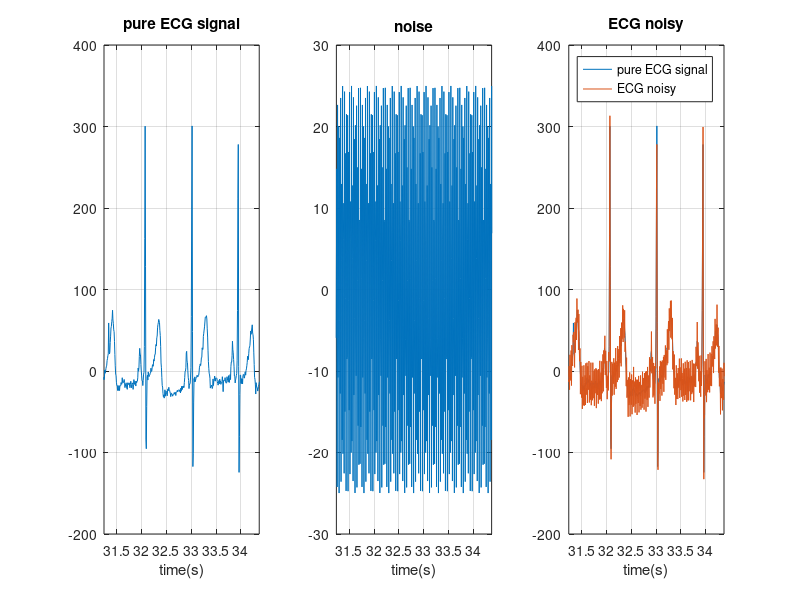

MATLAB code for this plot: (Note: this script raises an error after producing the figure.)
% HW3
% Amirreza Hatamipour
% 97101507
%% Section One
% Part 1-a
clc; clear; close all;
load('Q1/ECG.mat');
n = 0 : 1 : length(ecg_singal)-1;
A = 25;
F = 50;
Fs = 128;
M = 100;


X_n = A * sin( (F/(Fs/2))*pi * n + unifrnd(0,2*pi));
d = ecg_singal + X_n; 


figure()
subplot(1,3,1)
t1 = 0:1/Fs: length(ecg_singal)/Fs;
plot( t1(1:end-1) , ecg_singal)
%plot(ecg_singal)
%xlabel('sample(n)')
xlabel('time(s)')
grid on 
title('pure ECG signal')
xlim ([t1(4000) t1(4400)])
%xlim ([4000 4400])

subplot(1,3,2)
plot( t1(1:end-1) , X_n)
xlabel('time(s)')
grid on 
title('noise')
xlim ([t1(4000) t1(4400)])

subplot(1,3,3)
plot( t1(1:end-1) , ecg_singal)
hold on
plot( t1(1:end-1) ,d)
legend( 'pure ECG signal' , 'ECG noisy')
xlabel('time(s)')
grid on 
title('ECG noisy')
xlim ([t1(4000) t1(4400)])

% Adaptive filter
M= 200; 
A2 = 10;
X = A2 * sin( (F/(Fs/2))*pi * n + unifrnd(0,2*pi));
w0 = randn(M+1,1);
mu = 0.005;
[X2 , w_AF] = AdaptiveFilter(X,d,M,w0,mu);

RRMSE_before = RRMSE(ecg_singal,d)
RRMSE_after = RRMSE(ecg_singal,d - X2')
RRMSE_improvment = RRMSE_before - RRMSE_after



figure()
subplot(4,1,1)
t1 = 0:1/Fs: length(ecg_singal)/Fs;
plot( t1(1:end-1) , X)
%xlabel('sample(n)')
xlabel('time(s)')
grid on 
title('Primary signal')
xlim ([t1(4000) t1(4600)])

subplot(4,1,2)
plot( t1(1:end-1) , d)
xlabel('time(s)')
grid on 
title('Refrence signal')
xlim ([t1(4000) t1(4600)])

subplot(4,1,3)
plot( t1(1:end-1) , X2)
xlabel('time(s)')
grid on 
title('Estimated signal')
xlim ([t1(4000) t1(4600)])

subplot(4,1,4)
plot( t1(1:end-1) , d - X2')
xlabel('time(s)')
grid on 
title('Denoised signal')
xlim ([t1(4000) t1(4600)])

figure()
plot(t1(1:end-1) ,ecg_singal)
hold on
plot(t1(1:end-1) ,d - X2')
hold on
plot(t1(1:end-1) ,d)
xlim ([t1(4000) t1(4600)])
title('ECG signal in different stages')
xlabel('time(s)')
legend( 'pure ECG signal' , 'after denoising','ECG noisy')
grid on

%% Part 1-b
clear; clc; close all;
load('Q1/ECG.mat');
n = 0 : 1 : length(ecg_singal)-1;
Fs = 128;

figure()
subplot(3,1,1)
t1 = 0:1/Fs: length(ecg_singal)/Fs;
plot(t1(4663:4752) , ecg_singal(4663:4752))
title('one period')
xlabel('time(s)')
grid on

S = [];
for i = 1:21
    S = [S ecg_singal(4663:4752)];
end
shift = 90;
N = numel(S);


subplot(3,1,2)
t2 = 0:1/Fs: length(S)/Fs;
plot(t2(1:end-shift-1) , S(1,1:N-shift))
title('concatenate')
xlabel('time(s)')
grid on


X_n = 15*randn(1,N);
d = S + X_n ;

subplot(3,1,3)
plot(t2(1:end-shift-1) , S(1,1:N-shift))
hold on
plot(t2(1:end-shift-1) , d(1,1:N-shift) )
title('guassian noise')
xlabel('time(s)')
grid on
legend( 'pure ECG signal' ,'ECG noisy')

% Adaptive filter
S = S(1:end-shift);
M= 100; 


X = zeros(1,N-shift-1);
X =  d(shift+1:end);
d = d(1:end-shift);

w0 = randn(M+1,1);
mu = 0.05;
[X2 , w_AF] = AdaptiveFilter(X,d,M,w0,mu);

RRMSE_before = RRMSE(S,d)
RRMSE_after = RRMSE(S, X2')
RRMSE_improvment = RRMSE_before - RRMSE_after

figure()
subplot(5,1,1)
t1 = 0:1/Fs: length(S)/Fs;
plot( t1(1:end-1) , X)
xlabel('time(s)')
grid on 
title('Primary signal')
xlim ([t1(180) t1(630)])

subplot(5,1,2)
plot( t1(1:end-1) , d)
xlabel('time(s)')
grid on 
title('Refrence signal')
xlim ([t1(180) t1(630)])

subplot(5,1,3)
plot( t1(1:end-1) , X2)
xlabel('time(s)')
grid on 
title('Estimated signal')
xlim ([t1(180) t1(630)])

subplot(5,1,4)
plot( t1(1:end-1) , X_n(1,1:N-shift))
xlabel('time(s)')
grid on 
title('Guassian noise')
xlim ([t1(180) t1(630)])

subplot(5,1,5)
plot( t1(1:end-1) , d - X2')
xlabel('time(s)')
grid on 
title('Estimated noise after denoising: d-S_h')
xlim ([t1(180) t1(630)])

figure()
plot(t1(1:end-1) ,S)
hold on
plot(t1(1:end-1) , X2')
hold on
plot(t1(1:end-1) ,d)
xlim ([t1(180) t1(540)])
title('ECG signal in different stages')
xlabel('time(s)')
legend( 'pure ECG signal' , 'after denoising','ECG noisy')
grid on


%% Part 1-c
clear; clc; close all;
load('Q1/ECG.mat');
n = 0 : 1 : length(ecg_singal)-1;
Fs = 128;

figure()

shift = 90;
N = numel(ecg_singal);


subplot(2,1,1)
t2 = 0:1/Fs: length(ecg_singal)/Fs;
plot(t2(1:end-shift-1) , ecg_singal(1,1:N-shift))
title('Signal')
xlabel('time(s)')
grid on
xlim ([t2(4000) t2(4800)])


X_n = 15*randn(1,N);
d = ecg_singal + X_n ;

subplot(2,1,2)
plot(t2(1:end-shift-1) , ecg_singal(1,1:N-shift))
hold on
plot(t2(1:end-shift-1) , d(1,1:N-shift) )
title('guassian noise')
xlabel('time(s)')
grid on
legend( 'pure ECG signal' ,'ECG noisy')
xlim ([t2(4000) t2(4800)])

% Adaptive filter
ecg_singal = ecg_singal(1:end-shift);
M= 100; 


X = zeros(1,N-shift-1);
X =  d(shift+1:end);
d = d(1:end-shift);

w0 = randn(M+1,1);
mu = 0.05;
[X2 , w_AF] = AdaptiveFilter(X,d,M,w0,mu);

RRMSE_before = RRMSE(ecg_singal,d)
RRMSE_after = RRMSE(ecg_singal, X2')
RRMSE_improvment = RRMSE_before - RRMSE_after

figure()
subplot(5,1,1)
t1 = 0:1/Fs: length(ecg_singal)/Fs;
plot( t1(1:end-1) , X)
xlabel('time(s)')
grid on 
title('Primary signal')
xlim ([t2(4000) t2(4800)])

subplot(5,1,2)
plot( t1(1:end-1) , d)
xlabel('time(s)')
grid on 
title('Refrence signal')
xlim ([t2(4000) t2(4800)])

subplot(5,1,3)
plot( t1(1:end-1) , X2)
xlabel('time(s)')
grid on 
title('Estimated signal')
xlim ([t2(4000) t2(4800)])

subplot(5,1,4)
plot( t1(1:end-1) , X_n(1,1:N-shift))
xlabel('time(s)')
grid on 
title('Guassian noise')
xlim ([t2(4000) t2(4800)])

subplot(5,1,5)
plot( t1(1:end-1) , d - X2')
xlabel('time(s)')
grid on 
title('Estimated noise after denoising: d-S_h')
xlim ([t2(4000) t2(4800)])

figure()
plot(t1(1:end-1) ,ecg_singal)
hold on
plot(t1(1:end-1) , X2')
hold on
plot(t1(1:end-1) ,d)
xlim ([t2(4000) t2(4800)])
title('ECG signal in different stages')
xlabel('time(s)')
legend( 'pure ECG signal' , 'after denoising','ECG noisy')
grid on


%% ############## Section two ##############
clear; clc; close all;
load('Q2/Normal.mat');
load('Q2/PVC.mat');
load('Q2/PVC1.mat');
load('Q2/tinv.mat');

figure()
subplot(2,2,1)
plot(ecg_signal)
xlabel('Sample(n)')
grid on 
title('ECG Signal')

subplot(2,2,2)
plot(PVC)
xlabel('Sample(n)')
grid on 
title('PVC')

subplot(2,2,3)
plot(PVC1)
xlabel('Sample(n)')
grid on 
title('PVC1')

subplot(2,2,4)
plot(tinv)
xlabel('Sample(n)')
grid on 
title('tinv')
% min phase
% normal signal
[y_ecg,y_min_ecg] = rceps(ecg_signal);
[y_min_hat_ecg,nd_min_ecg] = cceps(y_min_ecg);
[y_hat_ecg,nd_ecg] = cceps(ecg_signal);
y_max_ecg = icceps(y_hat_ecg - y_min_hat_ecg,nd_ecg);
y_recon_ecg = conv(y_min_ecg,y_max_ecg);

figure()
subplot(4,3,1)
plot(ecg_signal)
xlabel('Sample(n)')
grid on 
title('ECG Signal')

subplot(4,3,2)
plot(y_min_ecg)
xlabel('Sample(n)')
grid on 
title('Min phase part of normal signal')

subplot(4,3,3)
plot(y_max_ecg)
xlabel('Sample(n)')
grid on 
title('Max phase part of normal signal')

%PVC
[y_PVC,y_min_PVC] = rceps(PVC);
[y_min_hat_PVC,nd_min_PVC] = cceps(y_min_PVC);
[y_hat_PVC,nd_PVC] = cceps(PVC);
y_max_PVC = icceps(y_hat_PVC - y_min_hat_PVC,nd_PVC);
y_recon_PVC = conv(y_min_PVC,y_max_PVC);


subplot(4,3,4)
plot(PVC)
xlabel('Sample(n)')
grid on 
title('PVC Signal')

subplot(4,3,5)
plot(y_min_PVC)
xlabel('Sample(n)')
grid on 
title('Min phase part of PVC signal')

subplot(4,3,6)
plot(y_max_PVC)
xlabel('Sample(n)')
grid on 
title('Max phase part of PVC signal')


%PVC1

[y_PVC1,y_min_PVC1] = rceps(PVC1);
[y_min_hat_PVC1,nd_min_PVC1] = cceps(y_min_PVC1);
[y_hat_PVC1,nd_PVC1] = cceps(PVC1);
y_max_PVC1 = icceps(y_hat_PVC1 - y_min_hat_PVC1 , nd_PVC1);
y_recon_PVC1 = conv(y_min_PVC1,y_max_PVC1);


subplot(4,3,7)
plot(PVC1)
xlabel('Sample(n)')
grid on 
title('PVC1 Signal')

subplot(4,3,8)
plot(y_min_PVC1)
xlabel('Sample(n)')
grid on 
title('Min phase part of PVC1 signal')

subplot(4,3,9)
plot(y_max_PVC1)
xlabel('Sample(n)')
grid on 
title('Max phase part of PVC1 signal')


%tinv

[y_tinv,y_min_tinv] = rceps(tinv);
[y_min_hat_tinv,nd_min_tinv] = cceps(y_min_tinv);
[y_hat_tinv,nd_tinv] = cceps(tinv);
y_max_tinv = icceps(y_hat_tinv - y_min_hat_tinv , nd_tinv);
y_recon_tinv = conv(y_min_tinv,y_max_tinv);


subplot(4,3,10)
plot(tinv)
xlabel('Sample(n)')
grid on 
title('tinv Signal')

subplot(4,3,11)
plot(y_min_tinv)
xlabel('Sample(n)')
grid on 
title('Min phase part of tinv signal')

subplot(4,3,12)
plot(y_max_tinv)
xlabel('Sample(n)')
grid on 
title('Max phase part of tinv signal')


figure()
subplot(4,2,1)
plot(ecg_signal)
xlabel('Sample(n)')
grid on 
title('orginal ECG Signal')

subplot(4,2,2)
plot(y_recon_ecg(1,1:length(ecg_signal)))
xlabel('Sample(n)')
grid on 
title('reconstruction ECG Signal: Xmin * Xmax')

subplot(4,2,3)
plot(PVC)
xlabel('Sample(n)')
grid on 
title('orginal PVC Signal')

subplot(4,2,4)
plot(y_recon_PVC(1,1:length(PVC)))
xlabel('Sample(n)')
grid on 
title('reconstruction PVC Signal: Xmin * Xmax')

subplot(4,2,5)
plot(PVC1)
xlabel('Sample(n)')
grid on 
title('orginal PVC1 Signal')

subplot(4,2,6)
plot(y_recon_PVC1(1,1:length(PVC1)))
xlabel('Sample(n)')
grid on 
title('reconstruction PVC1 Signal: Xmin * Xmax')

subplot(4,2,7)
plot(tinv)
xlabel('Sample(n)')
grid on 
title('orginal tinv Signal')

subplot(4,2,8)
plot(y_recon_tinv(1,1:length(tinv)))
xlabel('Sample(n)')
grid on 
title('reconstruction tinv Signal: Xmin * Xmax')

%% ############## Section three ##############
% part 3-a

clear; clc; close all;
load('Q3/train_recording.mat');
load('Q3/train_annotations.mat');

figure()
for i = 1:4
    subplot(2,2,i)
    plot(train_recordings{i})
    hold on
    plot(20*train_annotations{i,1},train_recordings{i}(20*train_annotations{i,1}),'r*')
    labels = {'S1'};
    text(20*train_annotations{i,1},train_recordings{i}(20*train_annotations{i,1}),labels,'VerticalAlignment','bottom','HorizontalAlignment','right')
    hold on
    plot(20*train_annotations{i,2},train_recordings{i}(20*train_annotations{i,2}),'g*')
    labels = {'S2'};
    text(20*train_annotations{i,2},train_recordings{i}(20*train_annotations{i,2}),labels,'VerticalAlignment','bottom','HorizontalAlignment','right')
    grid on
    xlim([0 2000])
    title( [ ' ECG',num2str(i)])
    xlabel('Sample(n)')

end
%% part 3-b
load('Q3/PCG_Features_all.mat');
load('Q3/PCG_states_all.mat');
PCG_Features = PCG_Features_all;
PCG_states = PCG_states_all;
%% part 3-c
% class 1 vs class 2,3,4
all_class = 1:1:length(PCG_states);
class1_indices = find(PCG_states == 1);
class2_indices = setdiff(all_class,class1_indices)';

% fisher
for i=1:4
    u1 = mean(PCG_Features(class1_indices,i)) ;
    S1 = var(PCG_Features(class1_indices,i));
    u2 = mean(PCG_Features(class2_indices,i)) ;
    S2 = var(PCG_Features(class2_indices,i));
    Sw = S1+S2 ;
    u0 = mean(PCG_Features(:,i)) ; 
    Sb = (u1-u0)^2 + (u2-u0)^2 ;
    J(i) = Sb/Sw ;
end
J

subplot(3,2,1)
plot(PCG_Features(class1_indices,1),PCG_Features(class1_indices,2),'r*')
hold on 
plot(PCG_Features(class2_indices,1),PCG_Features(class2_indices,2),'g*')
legend('class1','class2,3,4')
xlabel('Feature 1')
ylabel('Feature 2')
grid on 
title('Feature 1 & 2')

subplot(3,2,2)
plot(PCG_Features(class1_indices,1),PCG_Features(class1_indices,3),'r*')
hold on 
plot(PCG_Features(class2_indices,1),PCG_Features(class2_indices,3),'g*')
legend('class1','class2,3,4')
xlabel('Feature 1')
ylabel('Feature 3')
grid on 
title('Feature 1 & 3')

subplot(3,2,3)
plot(PCG_Features(class1_indices,1),PCG_Features(class1_indices,4),'r*')
hold on 
plot(PCG_Features(class2_indices,1),PCG_Features(class2_indices,4),'g*')
legend('class1','class2,3,4')
xlabel('Feature 1')
ylabel('Feature 4')
grid on 
title('Feature 1 & 4')

subplot(3,2,4)
plot(PCG_Features(class1_indices,2),PCG_Features(class1_indices,3),'r*')
hold on 
plot(PCG_Features(class2_indices,2),PCG_Features(class2_indices,3),'g*')
legend('class1','class2,3,4')
xlabel('Feature 2')
ylabel('Feature 3')
grid on 
title('Feature 2 & 3')

subplot(3,2,5)
plot(PCG_Features(class1_indices,2),PCG_Features(class1_indices,4),'r*')
hold on 
plot(PCG_Features(class2_indices,2),PCG_Features(class2_indices,4),'g*')
legend('class1','class2,3,4')
xlabel('Feature 2')
ylabel('Feature 4')
grid on 
title('Feature 2 & 4')

subplot(3,2,6)
plot(PCG_Features(class1_indices,3),PCG_Features(class1_indices,4),'r*')
hold on 
plot(PCG_Features(class2_indices,3),PCG_Features(class2_indices,4),'g*')
legend('class1','class2,3,4')
xlabel('Feature 3')
ylabel('Feature 4')
grid on 
title('Feature 3 & 4')
sgtitle('class 1 v.s. class 2,3,4')

% classifier 
mx1_1 = mean(PCG_Features(class1_indices,1)); %mean_feature1_class1
my1_1 = mean(PCG_Features(class1_indices,2)); %mean_feature2_class1

mx2 = mean(PCG_Features(class2_indices,1)); %mean_feature1_class2
my2 = mean(PCG_Features(class2_indices,2)); %mean_feature2_class2

figure()
plot(PCG_Features(class1_indices,1),PCG_Features(class1_indices,2),'r*')
hold on 
plot(PCG_Features(class2_indices,1),PCG_Features(class2_indices,2),'g*')
xlabel('Feature 1')
ylabel('Feature 2')
grid on 
title('class 1 v.s. class 2,3,4  , Feature 1 & 2')
hold on
plot([mx1_1 mx2],[my1_1 my2],'s',...
    'MarkerSize',10,'MarkerEdgeColor','b','MarkerFaceColor',[0.5,0.5,0.5])
hold on
labels = {'mu_1','mu_2'};
text([mx1_1 mx2],[my1_1 my2] ,labels,...
    'VerticalAlignment','bottom','HorizontalAlignment','right')
a = (my2 - my1_1) / (mx2 - mx1_1);
a_1 = - 1/a;
b_1 = (my2 + my1_1) /2 - a_1 * (mx2 + mx1_1) /2 ;
x = -2:0.001:5;
hold on
plot( x, a_1*x+b_1,'--','LineWidth' ,2)
ylim([min(PCG_Features(:,2)) max(PCG_Features(:,2))])
legend('class1','class2,3,4','mean of classes','classifier')

%% class 2 vs class 1,3,4
clc; close all
all_class = 1:1:length(PCG_states);
class1_indices = find(PCG_states==2);
class2_indices = setdiff(all_class,class1_indices)';

% fisher
for i=1:4
    u1 = mean(PCG_Features(class1_indices,i)) ;
    S1 = var(PCG_Features(class1_indices,i));
    u2 = mean(PCG_Features(class2_indices,i)) ;
    S2 = var(PCG_Features(class2_indices,i));
    Sw = S1+S2 ;
    u0 = mean(PCG_Features(:,i)) ; 
    Sb = (u1-u0)^2 + (u2-u0)^2 ;
    J(i) = Sb/Sw ;
end
J

subplot(3,2,1)
plot(PCG_Features(class1_indices,1),PCG_Features(class1_indices,2),'r*')
hold on 
plot(PCG_Features(class2_indices,1),PCG_Features(class2_indices,2),'g*')
legend('class2','class1,3,4')
xlabel('Feature 1')
ylabel('Feature 2')
grid on 
title('Feature 1 & 2')

subplot(3,2,2)
plot(PCG_Features(class1_indices,1),PCG_Features(class1_indices,3),'r*')
hold on 
plot(PCG_Features(class2_indices,1),PCG_Features(class2_indices,3),'g*')
legend('class2','class1,3,4')
xlabel('Feature 1')
ylabel('Feature 3')
grid on 
title('Feature 1 & 3')

subplot(3,2,3)
plot(PCG_Features(class1_indices,1),PCG_Features(class1_indices,4),'r*')
hold on 
plot(PCG_Features(class2_indices,1),PCG_Features(class2_indices,4),'g*')
legend('class2','class1,3,4')
xlabel('Feature 1')
ylabel('Feature 4')
grid on 
title('Feature 1 & 4')

subplot(3,2,4)
plot(PCG_Features(class1_indices,2),PCG_Features(class1_indices,3),'r*')
hold on 
plot(PCG_Features(class2_indices,2),PCG_Features(class2_indices,3),'g*')
legend('class2','class1,3,4')
xlabel('Feature 2')
ylabel('Feature 3')
grid on 
title('Feature 2 & 3')

subplot(3,2,5)
plot(PCG_Features(class1_indices,2),PCG_Features(class1_indices,4),'r*')
hold on 
plot(PCG_Features(class2_indices,2),PCG_Features(class2_indices,4),'g*')
legend('class2','class1,3,4')
xlabel('Feature 2')
ylabel('Feature 4')
grid on 
title('Feature 2 & 4')

subplot(3,2,6)
plot(PCG_Features(class1_indices,3),PCG_Features(class1_indices,4),'r*')
hold on 
plot(PCG_Features(class2_indices,3),PCG_Features(class2_indices,4),'g*')
legend('class2','class1,3,4')
xlabel('Feature 3')
ylabel('Feature 4')
grid on 
title('Feature 3 & 4')
sgtitle('class 2 v.s. class 1,3,4')
%
mx1_2 = mean(PCG_Features(class1_indices,1)); %mean_feature1_class1
my1_2 = mean(PCG_Features(class1_indices,2)); %mean_feature2_class1

mx2 = mean(PCG_Features(class2_indices,1)); %mean_feature1_class2
my2 = mean(PCG_Features(class2_indices,2)); %mean_feature2_class2

figure()
plot(PCG_Features(class1_indices,1),PCG_Features(class1_indices,2),'r*')
hold on 
plot(PCG_Features(class2_indices,1),PCG_Features(class2_indices,2),'g*')
xlabel('Feature 1')
ylabel('Feature 2')
grid on 
title('class 2 v.s. class 1,3,4  , Feature 1 & 2')
hold on
plot([mx1_2 mx2],[my1_2 my2],'s',...
    'MarkerSize',10,'MarkerEdgeColor','b','MarkerFaceColor',[0.5,0.5,0.5])
hold on
labels = {'mu_1','mu_2'};
text([mx1_2 mx2],[my1_2 my2] ,labels,...
    'VerticalAlignment','bottom','HorizontalAlignment','right')
a = (my2 - my1_2) / (mx2 - mx1_2);
a_2 = - 1/a;
b_2 = (my2 + my1_2) /2 - a_2 * (mx2 + mx1_2) /2 ;
x = -2:0.001:5;
hold on
plot( x, a_2*x+b_2,'--','LineWidth' ,2)
ylim([min(PCG_Features(:,2)) max(PCG_Features(:,2))])
legend('class2','class 1,3,4','mean of classes','classifier')

%% class 3 vs class 1,2,4
clc; close all
all_class = 1:1:length(PCG_states);
class1_indices = find(PCG_states==3);
class2_indices = setdiff(all_class,class1_indices)';

% fisher
for i=1:4
    u1 = mean(PCG_Features(class1_indices,i)) ;
    S1 = var(PCG_Features(class1_indices,i));
    u2 = mean(PCG_Features(class2_indices,i)) ;
    S2 = var(PCG_Features(class2_indices,i));
    Sw = S1+S2 ;
    u0 = mean(PCG_Features(:,i)) ; 
    Sb = (u1-u0)^2 + (u2-u0)^2 ;
    J(i) = Sb/Sw ;
end
J

subplot(3,2,1)
plot(PCG_Features(class1_indices,1),PCG_Features(class1_indices,2),'r*')
hold on 
plot(PCG_Features(class2_indices,1),PCG_Features(class2_indices,2),'g*')
legend('class 3','class 1,2,4')
xlabel('Feature 1')
ylabel('Feature 2')
grid on 
title('Feature 1 & 2')

subplot(3,2,2)
plot(PCG_Features(class1_indices,1),PCG_Features(class1_indices,3),'r*')
hold on 
plot(PCG_Features(class2_indices,1),PCG_Features(class2_indices,3),'g*')
legend('class 3','class 1,2,4')
xlabel('Feature 1')
ylabel('Feature 3')
grid on 
title('Feature 1 & 3')

subplot(3,2,3)
plot(PCG_Features(class1_indices,1),PCG_Features(class1_indices,4),'r*')
hold on 
plot(PCG_Features(class2_indices,1),PCG_Features(class2_indices,4),'g*')
legend('class 3','class 1,2,4')
xlabel('Feature 1')
ylabel('Feature 4')
grid on 
title('Feature 1 & 4')

subplot(3,2,4)
plot(PCG_Features(class1_indices,2),PCG_Features(class1_indices,3),'r*')
hold on 
plot(PCG_Features(class2_indices,2),PCG_Features(class2_indices,3),'g*')
legend('class 3','class 1,2,4')
xlabel('Feature 2')
ylabel('Feature 3')
grid on 
title('Feature 2 & 3')

subplot(3,2,5)
plot(PCG_Features(class1_indices,2),PCG_Features(class1_indices,4),'r*')
hold on 
plot(PCG_Features(class2_indices,2),PCG_Features(class2_indices,4),'g*')
legend('class 3','class 1,2,4')
xlabel('Feature 2')
ylabel('Feature 4')
grid on 
title('Feature 2 & 4')

subplot(3,2,6)
plot(PCG_Features(class1_indices,3),PCG_Features(class1_indices,4),'r*')
hold on 
plot(PCG_Features(class2_indices,3),PCG_Features(class2_indices,4),'g*')
legend('class 3','class 1,2,4')
xlabel('Feature 3')
ylabel('Feature 4')
grid on 
title('Feature 3 & 4')
sgtitle('class 3 v.s. class 1,2,4')
%
mx1_3 = mean(PCG_Features(class1_indices,1)); %mean_feature1_class1
my1_3 = mean(PCG_Features(class1_indices,2)); %mean_feature2_class1

mx2 = mean(PCG_Features(class2_indices,1)); %mean_feature1_class2
my2 = mean(PCG_Features(class2_indices,2)); %mean_feature2_class2

figure()
plot(PCG_Features(class1_indices,1),PCG_Features(class1_indices,2),'r*')
hold on 
plot(PCG_Features(class2_indices,1),PCG_Features(class2_indices,2),'g*')
xlabel('Feature 1')
ylabel('Feature 2')
grid on 
title('class 3 v.s. class 1,2,4  , Feature 1 & 2')
hold on
plot([mx1_3 mx2],[my1_3 my2],'s',...
    'MarkerSize',10,'MarkerEdgeColor','b','MarkerFaceColor',[0.5,0.5,0.5])
hold on
labels = {'mu_1','mu_2'};
text([mx1_3 mx2],[my1_3 my2] ,labels,...
    'VerticalAlignment','bottom','HorizontalAlignment','right')
a = (my2 - my1_3) / (mx2 - mx1_3);
a_3 = - 1/a;
b_3 = (my2 + my1_3) /2 - a_3 * (mx2 + mx1_3) /2 ;
x = -2:0.001:5;
hold on
plot( x, a_3*x+b_3,'--','LineWidth' ,2)
ylim([min(PCG_Features(:,2)) max(PCG_Features(:,2))])
legend('class3','class 1,2,4','mean of classes','classifier')
%% class 4 vs class 1,2,3
clc; close all
all_class = 1:1:length(PCG_states);
class1_indices = find(PCG_states==4);
class2_indices = setdiff(all_class,class1_indices)';

% fisher
for i=1:4
    u1 = mean(PCG_Features(class1_indices,i)) ;
    S1 = var(PCG_Features(class1_indices,i));
    u2 = mean(PCG_Features(class2_indices,i)) ;
    S2 = var(PCG_Features(class2_indices,i));
    Sw = S1+S2 ;
    u0 = mean(PCG_Features(:,i)) ; 
    Sb = (u1-u0)^2 + (u2-u0)^2 ;
    J(i) = Sb/Sw ;
end
J

subplot(3,2,1)
plot(PCG_Features(class1_indices,1),PCG_Features(class1_indices,2),'r*')
hold on 
plot(PCG_Features(class2_indices,1),PCG_Features(class2_indices,2),'g*')
legend('class 4','class 1,2,3')
xlabel('Feature 1')
ylabel('Feature 2')
grid on 
title('Feature 1 & 2')

subplot(3,2,2)
plot(PCG_Features(class1_indices,1),PCG_Features(class1_indices,3),'r*')
hold on 
plot(PCG_Features(class2_indices,1),PCG_Features(class2_indices,3),'g*')
legend('class 4','class 1,2,3')
xlabel('Feature 1')
ylabel('Feature 3')
grid on 
title('Feature 1 & 3')

subplot(3,2,3)
plot(PCG_Features(class1_indices,1),PCG_Features(class1_indices,4),'r*')
hold on 
plot(PCG_Features(class2_indices,1),PCG_Features(class2_indices,4),'g*')
legend('class 4','class 1,2,3')
xlabel('Feature 1')
ylabel('Feature 4')
grid on 
title('Feature 1 & 4')

subplot(3,2,4)
plot(PCG_Features(class1_indices,2),PCG_Features(class1_indices,3),'r*')
hold on 
plot(PCG_Features(class2_indices,2),PCG_Features(class2_indices,3),'g*')
legend('class 4','class 1,2,3')
xlabel('Feature 2')
ylabel('Feature 3')
grid on 
title('Feature 2 & 3')

subplot(3,2,5)
plot(PCG_Features(class1_indices,2),PCG_Features(class1_indices,4),'r*')
hold on 
plot(PCG_Features(class2_indices,2),PCG_Features(class2_indices,4),'g*')
legend('class 4','class 1,2,3')
xlabel('Feature 2')
ylabel('Feature 4')
grid on 
title('Feature 2 & 4')

subplot(3,2,6)
plot(PCG_Features(class1_indices,3),PCG_Features(class1_indices,4),'r*')
hold on 
plot(PCG_Features(class2_indices,3),PCG_Features(class2_indices,4),'g*')
legend('class 4','class 1,2,3')
xlabel('Feature 3')
ylabel('Feature 4')
grid on 
title('Feature 3 & 4')
sgtitle('class 4 v.s. class 1,2,3')
%
mx1_4 = mean(PCG_Features(class1_indices,1)); %mean_feature1_class1
my1_4 = mean(PCG_Features(class1_indices,2)); %mean_feature2_class1

mx2 = mean(PCG_Features(class2_indices,1)); %mean_feature1_class2
my2 = mean(PCG_Features(class2_indices,2)); %mean_feature2_class2

figure()
plot(PCG_Features(class1_indices,1),PCG_Features(class1_indices,2),'r*')
hold on 
plot(PCG_Features(class2_indices,1),PCG_Features(class2_indices,2),'g*')
xlabel('Feature 1')
ylabel('Feature 2')
grid on 
title('class 4 v.s. class 1,2,3  , Feature 1 & 2')
hold on
plot([mx1_4 mx2],[my1_4 my2],'s',...
    'MarkerSize',10,'MarkerEdgeColor','b','MarkerFaceColor',[0.5,0.5,0.5])
hold on
labels = {'mu_1','mu_2'};
text([mx1_4 mx2],[my1_4 my2] ,labels,...
    'VerticalAlignment','bottom','HorizontalAlignment','right')
a = (my2 - my1_4) / (mx2 - mx1_4);
a_4 = - 1/a;
b_4 = (my2 + my1_4) /2 - a_4 * (mx2 + mx1_4) /2 ;
x = -2:0.001:5;
hold on
plot( x, a_4*x+b_4,'--','LineWidth' ,2)
ylim([min(PCG_Features(:,2)) max(PCG_Features(:,2))])
legend('class 4','class 1,2,3','mean of classes','classifier')
%% conclusion
clc; close all
class1_indices = find(PCG_states==1);
class2_indices = find(PCG_states==2);
class3_indices = find(PCG_states==3);
class4_indices = find(PCG_states==4);

figure()
plot(PCG_Features(class1_indices,1),PCG_Features(class1_indices,2),'r*')
hold on 
plot(PCG_Features(class2_indices,1),PCG_Features(class2_indices,2),'g*')
hold on 
plot(PCG_Features(class3_indices,1),PCG_Features(class3_indices,2),'c*')
hold on 
plot(PCG_Features(class4_indices,1),PCG_Features(class4_indices,2),'y*')
xlabel('Feature 1')
ylabel('Feature 2')
grid on 
hold on
plot([mx1_1 mx1_2 mx1_3 mx1_4],[my1_1 my1_2 my1_3 my1_4],'s',...
    'MarkerSize',10,'MarkerEdgeColor','b','MarkerFaceColor',[0.5,0.5,0.5])
hold on
labels = {'mu_1','mu_2','mu_3','mu_4'};
text([mx1_1 mx1_2 mx1_3 mx1_4],[my1_1 my1_2 my1_3 my1_4] ,labels,...
    'VerticalAlignment','bottom','HorizontalAlignment','right')

x = -2:0.001:5;
hold on
plot( x, a_1*x+b_1,'--','LineWidth' ,2)
text(-1,3,'\leftarrow class1')
hold on
plot( x, a_2*x+b_2,'--','LineWidth' ,2)
text(-0.9,0.77,'\leftarrow class2')

hold on
plot( x, a_3*x+b_3,'--','LineWidth' ,2)
text(-0.9,2.278,'\leftarrow class3')
hold on
plot( x, a_4*x+b_4,'--','LineWidth' ,2)
text(-0.7,1,'\leftarrow class4')

ylim([min(PCG_Features(:,2)) max(PCG_Features(:,2))])
legend('class 1','class 2','class 3','class 4')
title('Train data')

%% part 3-d
load('Q3/PCG_Features_test.mat');
load('Q3/PCG_states_test.mat');

indices_test = zeros(length(PCG_states_test),4);
class1_indices_test = find(PCG_states_test==1);
class2_indices_test = find(PCG_states_test==2);
class3_indices_test = find(PCG_states_test==3);
class4_indices_test = find(PCG_states_test==4);
indices_test(class1_indices_test,1) = 1;
indices_test(class2_indices_test,2) = 1;
indices_test(class3_indices_test,3) = 1;
indices_test(class4_indices_test,4) = 1;

figure()
plot(PCG_Features(class1_indices_test,1),PCG_Features(class1_indices_test,2),'r*')
hold on 
plot(PCG_Features(class2_indices_test,1),PCG_Features(class2_indices_test,2),'g*')
hold on 
plot(PCG_Features(class3_indices_test,1),PCG_Features(class3_indices_test,2),'c*')
hold on 
plot(PCG_Features(class4_indices_test,1),PCG_Features(class4_indices_test,2),'y*')
xlabel('Feature 1')
ylabel('Feature 2')
grid on 
hold on

x = -2:0.001:5;
hold on
plot( x, a_1*x+b_1,'--','LineWidth' ,2)
text(-1,3,'\leftarrow class1')
hold on
plot( x, a_2*x+b_2,'--','LineWidth' ,2)
text(-0.9,0.77,'\leftarrow class2')

hold on
plot( x, a_3*x+b_3,'--','LineWidth' ,2)
text(-0.9,2.278,'\leftarrow class3')
hold on
plot( x, a_4*x+b_4,'--','LineWidth' ,2)
text(-0.7,1,'\leftarrow class4')

ylim([min(PCG_Features(:,2)) max(PCG_Features(:,2))])
legend('class 1','class 2','class 3','class 4')
title('Test data')
% Estimate the class of data
est_class = zeros(length(PCG_states_test),4);
for i = 1 : length(PCG_states_test)
     if a_1 * PCG_Features_test(i,1) + b_1 < PCG_Features_test(i,2)
         % class1 
         d1 = sqrt( (PCG_Features_test(i,1)- mx1_1)^2 + (PCG_Features_test(i,2)- my1_1)^2);
         d3 = sqrt( (PCG_Features_test(i,1)- mx1_3)^2 + (PCG_Features_test(i,2)- my1_3)^2);
         if d1 > d3
             est_class(i,1) = 1;
         else 
             est_class(i,3) = 1;
         end
     else
         d2 = sqrt( (PCG_Features_test(i,1)- mx1_2)^2 + (PCG_Features_test(i,2)- my1_2)^2);
         d4 = sqrt( (PCG_Features_test(i,1)- mx1_4)^2 + (PCG_Features_test(i,2)- my1_4)^2);
         if d2 > d4
             est_class(i,2) = 1;
         else 
             est_class(i,4) = 1;
         end
     end
    
    
end
plotconfusion(indices_test',est_class')

% plot test data
load('Q3/test_recording.mat');

i=1;
figure()
plot(test_recordings{i})
hold on
plot(20*class1_indices_test,test_recordings{i}(20*class1_indices_test),'r*')
labels = {'S1'};
text(20*class1_indices_test,test_recordings{i}(20*class1_indices_test),labels,'VerticalAlignment','bottom','HorizontalAlignment','right')
hold on
plot(20*class2_indices_test,test_recordings{i}(20*class2_indices_test),'r*')
labels = {'Systole'};
text(20*class2_indices_test,test_recordings{i}(20*class2_indices_test),labels,'VerticalAlignment','bottom','HorizontalAlignment','right')
hold on
plot(20*class3_indices_test,test_recordings{i}(20*class3_indices_test),'r*')
labels = {'S2'};
text(20*class3_indices_test,test_recordings{i}(20*class3_indices_test),labels,'VerticalAlignment','bottom','HorizontalAlignment','right')
hold on
plot(20*class4_indices_test,test_recordings{i}(20*class4_indices_test),'r*')
labels = {'diastole'};
text(20*class4_indices_test,test_recordings{i}(20*class4_indices_test),labels,'VerticalAlignment','bottom','HorizontalAlignment','right')
grid on
xlim([1000 1500])
title('Test ECG')
xlabel('Sample(n)')

%% ############## Section Four ##############
% part 4-a
clc; clear; close all;
load('Q3/PCG_Features_all.mat');
load('Q3/PCG_states_all.mat');
PCG_Features = PCG_Features_all;
PCG_states = PCG_states_all;
Transition_Matrix = zeros(4,4);
j = PCG_states(1,1);
for i = 2:length(PCG_states)
    Transition_Matrix(j,PCG_states(i,1)) = Transition_Matrix(j,PCG_states(i,1)) + 1;
    j = PCG_states(i,1);
end
for i = 1:4
    Transition_Matrix(i,:) = Transition_Matrix(i,:)/ sum(Transition_Matrix(i,:),'all');
end
%% part 4-b mnrfit
all_class = 1:1:length(PCG_states);
class1_indices = find(PCG_states == 1);
Y = 2*ones(length(PCG_states),1);
Y(class1_indices,1) = 1;
B_1 = mnrfit(PCG_Features_all,Y);
% class2
all_class = 1:1:length(PCG_states);
class1_indices = find(PCG_states == 2);
Y = 2*ones(length(PCG_states),1);
Y(class1_indices,1) = 1;
B_2 = mnrfit(PCG_Features_all,Y);
% class3
all_class = 1:1:length(PCG_states);
class1_indices = find(PCG_states == 3);
Y = 2*ones(length(PCG_states),1);
Y(class1_indices,1) = 1;
B_3 = mnrfit(PCG_Features_all,Y);
% class4
all_class = 1:1:length(PCG_states);
class1_indices = find(PCG_states == 4);
Y = 2*ones(length(PCG_states),1);
Y(class1_indices,1) = 1;
B_4 = mnrfit(PCG_Features_all,Y);
% part 4-b mnrfit
load('Q3/PCG_Features_test.mat');
load('Q3/PCG_states_test.mat');
pihat_1 = mnrval(B_1,PCG_Features_test);
pihat_2 = mnrval(B_2,PCG_Features_test);
pihat_3 = mnrval(B_3,PCG_Features_test);
pihat_4 = mnrval(B_4,PCG_Features_test);
pihat = [pihat_1(:,1) pihat_2(:,1) pihat_3(:,1) pihat_4(:,1)];

%% part 4-b viterbi
% step 0
T_1 = zeros(length(PCG_Features_test) ,4);
for i = 1:4
    T_1(1,i) =  pihat(1,i);    
end

% step i
for i = 2:length(PCG_Features_test)
    for j = 1:4
        t1 =  T_1(i-1,1)* Transition_Matrix(1,j)*pihat(i,j);
        t2 =  T_1(i-1,2)* Transition_Matrix(2,j)*pihat(i,j);
        t3 =  T_1(i-1,3)* Transition_Matrix(3,j)*pihat(i,j);
        t4 =  T_1(i-1,4)* Transition_Matrix(4,j)*pihat(i,j);
        T_1(i,j) = max([t1 t2 t3 t4]);
    
    end
end

[M,est_state] = max(T_1,[],2);
%
acc = length(find(PCG_states_test == est_state))/length(PCG_states_test)

indices_test = zeros(length(PCG_states_test),4);
class1_indices_test = find(PCG_states_test==1);
class2_indices_test = find(PCG_states_test==2);
class3_indices_test = find(PCG_states_test==3);
class4_indices_test = find(PCG_states_test==4);
indices_test(class1_indices_test,1) = 1;
indices_test(class2_indices_test,2) = 1;
indices_test(class3_indices_test,3) = 1;
indices_test(class4_indices_test,4) = 1;
est_state_4 = zeros(length(PCG_states_test),4);
class1_indices_test = find(est_state==1);
class2_indices_test = find(est_state==2);
class3_indices_test = find(est_state==3);
class4_indices_test = find(est_state==4);
est_state_4(class1_indices_test,1) = 1;
est_state_4(class2_indices_test,2) = 1;
est_state_4(class3_indices_test,3) = 1;
est_state_4(class4_indices_test,4) = 1;
plotconfusion(indices_test',est_state_4')

%% Function
function output = RRMSE(X_org,X_den)

output=sqrt(sum((X_org-X_den).^2,'all'))/sqrt(sum(X_org.^2,'all'));

end


function [X2 , w] = AdaptiveFilter(X,d,M,w0,mu)
    N = numel(d);
    error = 1;
    w = w0;
    while error > 0.0000001 
        w_n = w;
        for i = M+1:N
            X_v = X(1, i: -1 : i - M )';
            delta =  (d(i) - w' * X_v)/(X_v' * X_v);
            w = w + 2 * mu * delta * X_v;
        end
        error = sum((w - w_n),'all');
    end
    X2 = zeros(N,1);
    for i = M+1:N
        X2(i) =  w' * X(1, i: -1 : i - M )';
    end

end